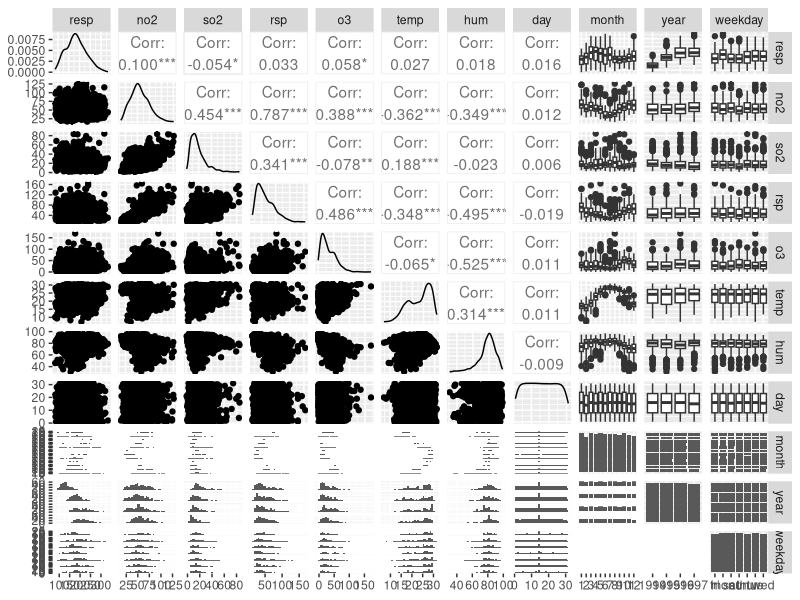
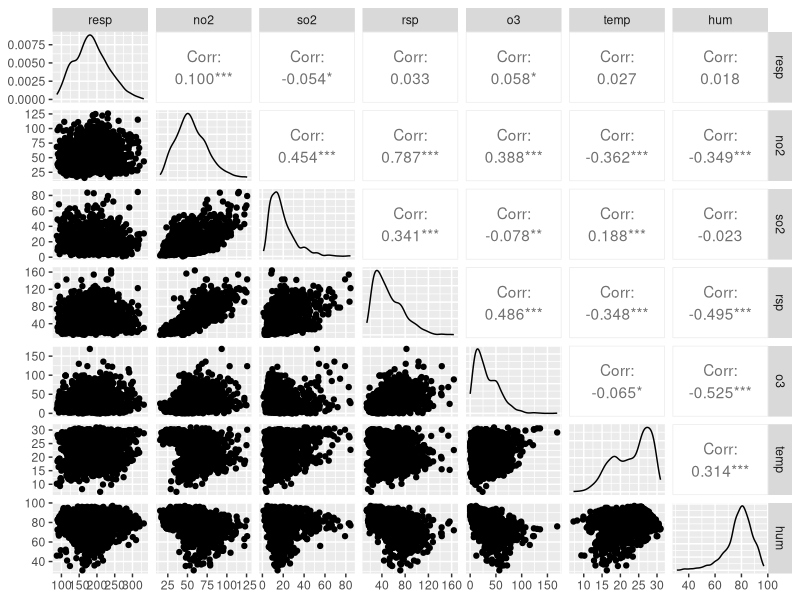
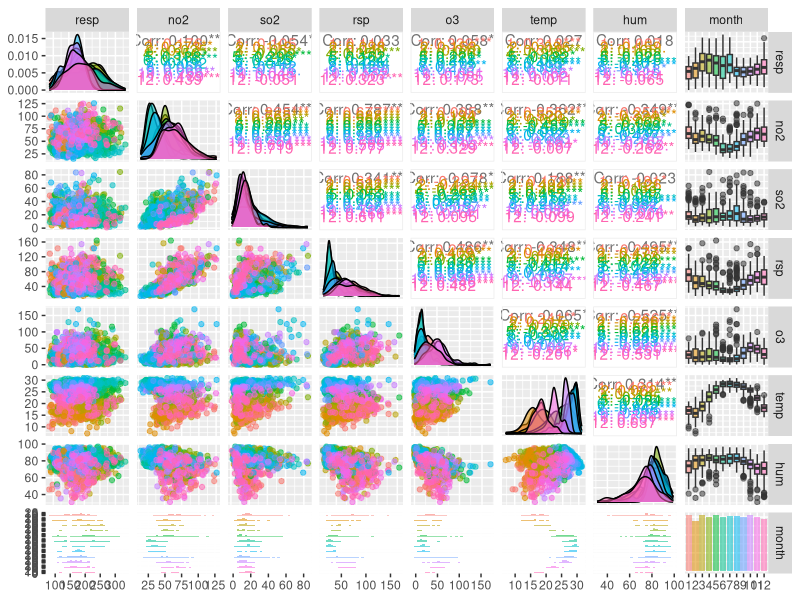
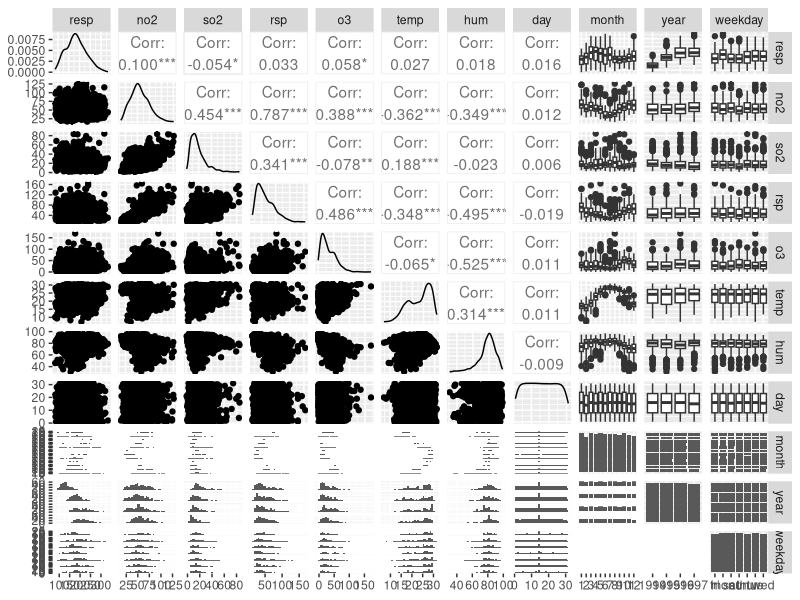
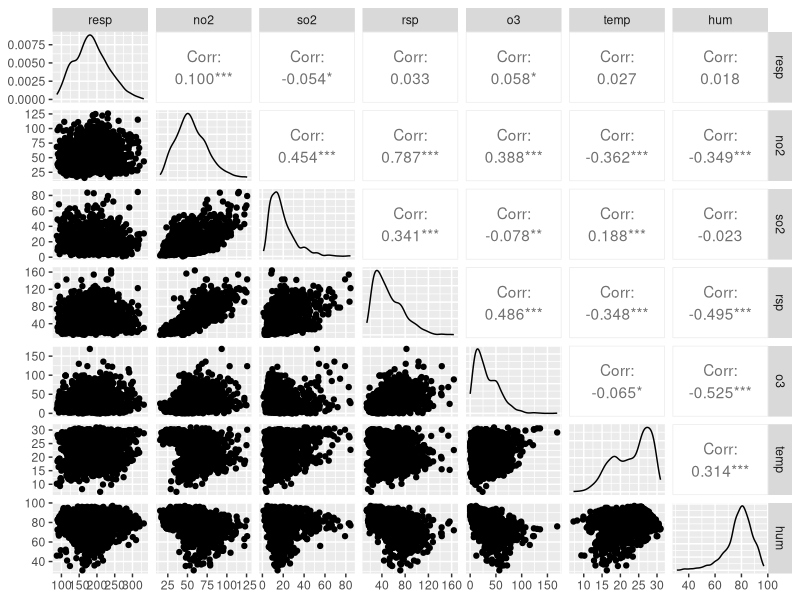

Generate these figures, in order, with R: (Note: a time limit stopped this script after it produced the figures.)
## ---- chunk 1
knitr::opts_chunk$set(echo = TRUE)
## ---- chunk 2
library(dplyr)
library(GGally)
library(corrplot)
## ---- chunk 3
polcsv <- read.csv("pollution.csv")

head(polcsv)

pol <- na.omit(polcsv)
dim(pol)

pol$month <- as.factor(pol$month)
pol$year <- as.factor(pol$year)
pol$weekday <- as.factor(pol$weekday)
str(pol)
## ---- chunk 4
#Some subsets for easier use

pol.quants <- pol[,!names(pol) %in% c("day", "month", "year", "date", "weekday")]
pol.meteo <- pol[,c("temp", "hum")]
pol.pol <- pol[,c("no2", "so2", "rsp", "o3")]
## ---- chunk 5
ggpairs(pol[, !names(pol) %in% c("date")])
ggsave("figures/pairs/all.png", width=10, height=8)
## ---- chunk 6
ggpairs(pol.quants)
ggsave("figures/pairs/quant.png", width=8, height=5)
## ---- chunk 7
ggpairs(pol[,!names(pol) %in% c("day", "year", "date", "weekday")], aes(color=month, alpha=0.4))
ggsave("figures/pairs/quant_month.png", width=9, height=6)
## ---- chunk 8
ggpairs(pol[,!names(pol) %in% c("day", "month", "date", "weekday")], aes(color=year, alpha=0.4))
ggsave("figures/pairs/quant_year.png", width=9, height=6)
## ---- chunk 9
ggpairs(pol[,!names(pol) %in% c("day", "month", "date", "year")], aes(color=weekday, alpha=0.4))
ggsave("figures/pairs/quant_weekday.png", width=9, height=6)
## ---- chunk 10
cor(pol.quants)
corrplot(cor(pol.quants))
